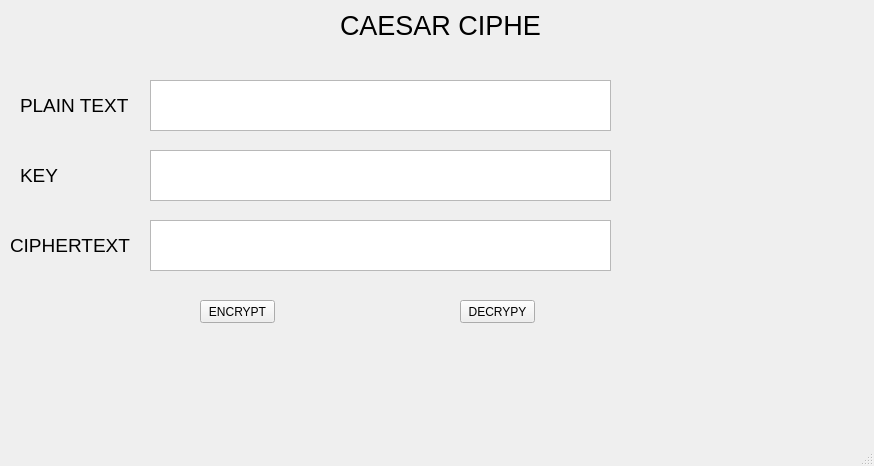
<?xml version="1.0" encoding="UTF-8"?>
<ui version="4.0">
 <class>MainWindow</class>
 <widget class="QMainWindow" name="MainWindow">
  <property name="geometry">
   <rect>
    <x>0</x>
    <y>0</y>
    <width>874</width>
    <height>466</height>
   </rect>
  </property>
  <property name="windowTitle">
   <string>MainWindow</string>
  </property>
  <widget class="QWidget" name="centralwidget">
   <widget class="QLabel" name="label">
    <property name="geometry">
     <rect>
      <x>340</x>
      <y>10</y>
      <width>201</width>
      <height>31</height>
     </rect>
    </property>
    <property name="font">
     <font>
      <pointsize>20</pointsize>
     </font>
    </property>
    <property name="text">
     <string>CAESAR CIPHER</string>
    </property>
   </widget>
   <widget class="QLabel" name="label_2">
    <property name="geometry">
     <rect>
      <x>20</x>
      <y>90</y>
      <width>201</width>
      <height>31</height>
     </rect>
    </property>
    <property name="font">
     <font>
      <pointsize>14</pointsize>
     </font>
    </property>
    <property name="text">
     <string>PLAIN TEXT</string>
    </property>
   </widget>
   <widget class="QLabel" name="label_3">
    <property name="geometry">
     <rect>
      <x>20</x>
      <y>160</y>
      <width>201</width>
      <height>31</height>
     </rect>
    </property>
    <property name="font">
     <font>
      <pointsize>14</pointsize>
     </font>
    </property>
    <property name="text">
     <string>KEY</string>
    </property>
   </widget>
   <widget class="QLabel" name="label_4">
    <property name="geometry">
     <rect>
      <x>10</x>
      <y>230</y>
      <width>201</width>
      <height>31</height>
     </rect>
    </property>
    <property name="font">
     <font>
      <pointsize>14</pointsize>
     </font>
    </property>
    <property name="text">
     <string>CIPHERTEXT</string>
    </property>
   </widget>
   <widget class="QPlainTextEdit" name="plainTextEdit">
    <property name="geometry">
     <rect>
      <x>150</x>
      <y>80</y>
      <width>461</width>
      <height>51</height>
     </rect>
    </property>
   </widget>
   <widget class="QPlainTextEdit" name="plainTextEdit_2">
    <property name="geometry">
     <rect>
      <x>150</x>
      <y>150</y>
      <width>461</width>
      <height>51</height>
     </rect>
    </property>
   </widget>
   <widget class="QPlainTextEdit" name="plainTextEdit_3">
    <property name="geometry">
     <rect>
      <x>150</x>
      <y>220</y>
      <width>461</width>
      <height>51</height>
     </rect>
    </property>
   </widget>
   <widget class="QPushButton" name="pushButton">
    <property name="geometry">
     <rect>
      <x>200</x>
      <y>300</y>
      <width>75</width>
      <height>23</height>
     </rect>
    </property>
    <property name="text">
     <string>ENCRYPT</string>
    </property>
   </widget>
   <widget class="QPushButton" name="pushButton_2">
    <property name="geometry">
     <rect>
      <x>460</x>
      <y>300</y>
      <width>75</width>
      <height>23</height>
     </rect>
    </property>
    <property name="text">
     <string>DECRYPY</string>
    </property>
   </widget>
  </widget>
  <widget class="QMenuBar" name="menubar">
   <property name="geometry">
    <rect>
     <x>0</x>
     <y>0</y>
     <width>874</width>
     <height>21</height>
    </rect>
   </property>
  </widget>
  <widget class="QStatusBar" name="statusbar"/>
 </widget>
 <resources/>
 <connections/>
</ui>
